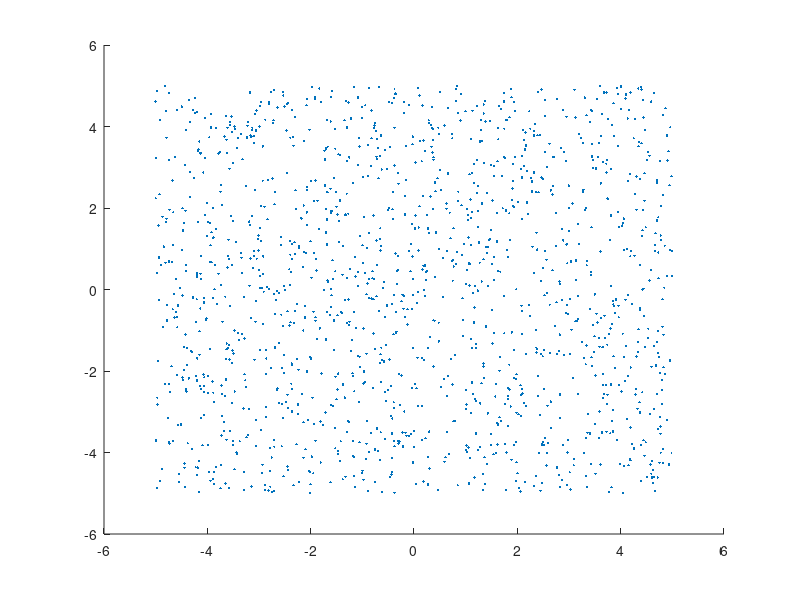

The MATLAB script that drew this image: (Note: this script raises an error after producing the figure.)


clc; clear all; close all; format long
lambda = 1*[15 5]; % Intensity of nodes of each type
r = 0.3*[1 2]; % Transmission range of nodes in each network layer
M = length(lambda); % Number of layers
Lambda = sum(lambda);

L = 10;
N1 = poissrnd(lambda(1)*L^2); 
N2 = poissrnd(lambda(2)*L^2);
X = unifrnd(-L/2,L/2,N1,2);
Y = unifrnd(-L/2,L/2,N2,2);
scatter(X(:,1), X(:,2),30,'.');
hold on
circles(0,0,r(1),'edgecolor','blue','facecolor', 'none');
scatter(Y(:,1), Y(:,2),80,'r.');
circles(1,1,r(2),'edgecolor','r','facecolor', 'none');

Mean_degree = sum(pi*lambda.*r.^2);

l1 = lambda(1)*pi*r(1)^2;
l2 = lambda(2)*pi*r(2)^2;
k = 0:80;
P1 = exp(-l1).*(l1.^k).*(1./factorial(k));
P2 = exp(-l2).*(l2.^k).*(1./factorial(k));
P_bar = (1/Lambda)* (   lambda(1)*exp(-Lambda*pi*r(1)^2) * (Lambda*pi*r(1)^2).^k .* (1./ factorial(k))  +  lambda(2)*exp(-Lambda*pi*r(2)^2) * (Lambda*pi*r(2)^2).^k .* (1./ factorial(k))  );

attack_V = 0.001:0.01:1;
for i = 1:length(attack_V)
    attack_probability = attack_V(i)
    mu = 1 - attack_probability;
    % t = 0.3;`
    % S = ( exp(-l1) * mu* t/l1   ) * k.^2 .* l1.^k .* (1./factorial(k)) .* (1./(1 + mu*t*k));
    % sum(S)
    
    a =@(t) 1 + 1/(mu*t);
    b =@(t) 2 + 1/(mu*t);
    h1 = @(t) real(   (exp(-l1)/l1)* -(-l1)^(-1/(mu*t)) * (gammainc(-l1,a(t),'lower')*gamma(a(t))  -  gammainc(-l1,b(t),'lower')*gamma(b(t))) ) - t;
    h2 = @(t) real(   (exp(-l2)/l2)* -(-l2)^(-1/(mu*t)) * (gammainc(-l2,a(t),'lower')*gamma(a(t))  -  gammainc(-l2,b(t),'lower')*gamma(b(t))) ) - t;
    h_bar =@(t) real(  (lambda(1)/Lambda) *(exp(-Lambda*pi*r(1)^2))* -(-Lambda*pi*r(1)^2)^(-1/(mu*t)) * (gammainc(-Lambda*pi*r(1)^2,a(t),'lower')*gamma(a(t))  -  gammainc(-Lambda*pi*r(1)^2,b(t),'lower')*gamma(b(t)))  +  (lambda(2)/Lambda) *(exp(-Lambda*pi*r(2)^2))* -(-Lambda*pi*r(2)^2)^(-1/(mu*t)) * (gammainc(-Lambda*pi*r(2)^2,a(t),'lower')*gamma(a(t))  -  gammainc(-Lambda*pi*r(2)^2,b(t),'lower')*gamma(b(t))) ) - t;
    %theta1(i) = fsolve(h1,1);
    theta1_approx(i) = max(0, 1 - (1/(mu*lambda(1)*pi*r(1)^2))  );
    %theta2(i) = fsolve(h2,1);
    theta2_approx(i) = max(0, 1 - (1/(mu*lambda(2)*pi*r(2)^2))  );    
    %theta_bar(i) = fsolve(h_bar,1);
    theta_bar_approx(i) = max(0, 1 - (1/(mu*sum(lambda.*pi.*r.^2)))  );
    
    rho_k1 = mu.*k.*theta1_approx(i) ./ (1 + mu.*k.*theta1_approx(i));
    rho_k2 = mu.*k.*theta2_approx(i) ./ (1 + mu.*k.*theta2_approx(i));
    rho_kbar = mu.*k.*theta_bar_approx(i) ./ (1 + mu.*k.*theta_bar_approx(i));
    
    rho1(i) = sum(rho_k1.*P1);
    rho2(i) = sum(rho_k2.*P2);
    rho_bar(i) = sum(rho_kbar.*P_bar);
    
end

cutoff_1 = 1 - 1/(1+lambda(1)*pi*r(1)^2);
cutoff_2 = 1- 1/(1+lambda(2)*pi*r(2)^2);
cutoff_bar = 1 - 1/(1+lambda(1)*pi*r(1)^2 + lambda(2)*pi*r(2)^2);

figure;
%plot(attack_V,theta1,'-blue');
plot(attack_V,theta1_approx,':blue', 'Linewidth',1.2);
hold on;
%plot(attack_V,theta2,'-red');
plot(attack_V,theta2_approx,':red', 'Linewidth',1.2);
%plot(attack_V,theta_bar,'--g');
plot(attack_V,theta_bar_approx,':m', 'Linewidth',1.2);

figure;
aa = plot(attack_V, rho1, '-blue', 'Linewidth',1.2)
hold on;
plot(attack_V, theta1_approx, ':blue', 'Linewidth',1.2)
bb = plot(attack_V, rho2, '-r', 'Linewidth',1.2)
plot(attack_V, theta2_approx, ':r', 'Linewidth',1.2)
cc = plot(attack_V, rho_bar, '-m', 'Linewidth',1.2)
plot(attack_V, theta_bar_approx, ':m', 'Linewidth',1.2)
%legend([aa bb cc], 'Layer 1', 'Layer 2', 'Combined');
xlabel('Probability of attack')
ylabel('Information prevalence')
line([cutoff_1 cutoff_1],[0 1])
line([cutoff_2 cutoff_2],[0 1])
line([cutoff_bar cutoff_bar],[0 1])
grid on;

figure;
aa2 = plot(attack_V, rho1*lambda(1), '-b', 'Linewidth',1.2)
hold on;
bb2 = plot(attack_V, rho2*lambda(2), '-r', 'Linewidth',1.2)
cc2 = plot(attack_V, rho_bar*Lambda, '-m', 'Linewidth',1.2)
%legend([aa2 bb2 cc2], 'Layer 1', 'Layer 2', 'Combined');
xlabel('Probability of attack')
ylabel('Number of Informed Nodes')
line([cutoff_1 cutoff_1],[0 1])
line([cutoff_2 cutoff_2],[0 1])
line([cutoff_bar cutoff_bar],[0 1])
grid on;


figure;
plot(P_bar)

format short




